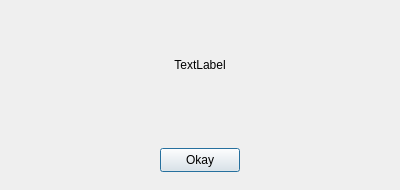
<?xml version="1.0" encoding="UTF-8"?>
<ui version="4.0">
 <class>ErrorPopup</class>
 <widget class="QDialog" name="ErrorPopup">
  <property name="geometry">
   <rect>
    <x>0</x>
    <y>0</y>
    <width>400</width>
    <height>190</height>
   </rect>
  </property>
  <property name="windowTitle">
   <string>Dialog</string>
  </property>
  <widget class="QPushButton" name="pushButton">
   <property name="geometry">
    <rect>
     <x>160</x>
     <y>148</y>
     <width>80</width>
     <height>24</height>
    </rect>
   </property>
   <property name="sizePolicy">
    <sizepolicy hsizetype="Fixed" vsizetype="Fixed">
     <horstretch>0</horstretch>
     <verstretch>0</verstretch>
    </sizepolicy>
   </property>
   <property name="text">
    <string>Okay</string>
   </property>
  </widget>
  <widget class="QLabel" name="label">
   <property name="geometry">
    <rect>
     <x>50</x>
     <y>40</y>
     <width>300</width>
     <height>50</height>
    </rect>
   </property>
   <property name="text">
    <string>TextLabel</string>
   </property>
   <property name="alignment">
    <set>Qt::AlignCenter</set>
   </property>
  </widget>
 </widget>
 <resources/>
 <connections/>
</ui>
